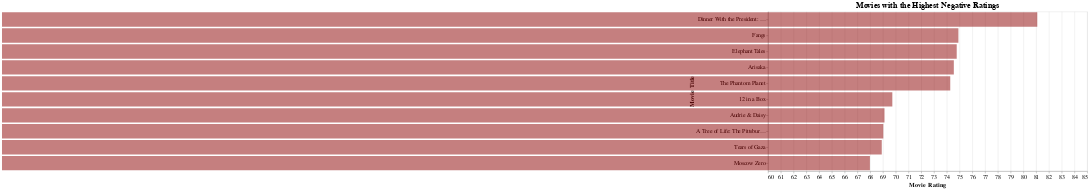

This figure's notebook cell:
### Code cell
chart_neg

### Figure 1 — Vega-Lite specification as saved in the notebook (floating-point values rounded to 4 significant figures)
{"config": {"view": {"continuousWidth": 400, "continuousHeight": 300}, "axis": {"labelFontSize": 14, "titleFontSize": 16}, "title": {"fontSize": 20}}, "data": {"name": "data-1890bc959e0f755317b60cbbaff79bbb"}, "mark": {"type": "bar", "color": "#8B0000", "opacity": 0.5}, "encoding": {"tooltip": [{"field": "title", "type": "nominal"}, {"field": "rating", "type": "quantitative"}], "x": {"field": "rating", "scale": {"domain": [60, 85]}, "title": "Movie Rating", "type": "quantitative"}, "y": {"field": "title", "sort": "-x", "title": "Movie Title", "type": "nominal"}}, "height": 400, "title": "Movies with the Highest Negative Ratings", "width": 800, "$schema": "https://vega.github.io/schema/vega-lite/v4.17.0.json", "datasets": {"data-1890bc959e0f755317b60cbbaff79bbb": [{"title": "Dinner With the President: A Nation's Journey", "average_positive_score": 0.001345, "average_negative_score": 0.9987, "num_reviews": 12, "normalized_positive_score": 0.01614, "normalized_negative_score": 11.98, "weighted_rating": 0.8108, "rating": 81.08}, {"title": "Fangs", "average_positive_score": 0.0001129, "average_negative_score": 0.9999, "num_reviews": 8, "normalized_positive_score": 0.0009032, "normalized_negative_score": 7.999, "weighted_rating": 0.7491, "rating": 74.91}, {"title": "Elephant Tales", "average_positive_score": 0.002093, "average_negative_score": 0.9979, "num_reviews": 8, "normalized_positive_score": 0.01674, "normalized_negative_score": 7.983, "weighted_rating": 0.7477, "rating": 74.77}, {"title": "Arisaka", "average_positive_score": 0.00549, "average_negative_score": 0.9945, "num_reviews": 8, "normalized_positive_score": 0.04392, "normalized_negative_score": 7.956, "weighted_rating": 0.7455, "rating": 74.55}, {"title": "The Phantom Planet", "average_positive_score": 0.009694, "average_negative_score": 0.9903, "num_reviews": 8, "normalized_positive_score": 0.07755, "normalized_negative_score": 7.922, "weighted_rating": 0.7427, "rating": 74.27}, {"title": "12 in a Box", "average_positive_score": 0.002758, "average_negative_score": 0.9972, "num_reviews": 6, "normalized_positive_score": 0.01655, "normalized_negative_score": 5.983, "weighted_rating": 0.6973, "rating": 69.73}, {"title": "Audrie & Daisy", "average_positive_score": 0.1979, "average_negative_score": 0.8021, "num_reviews": 16, "normalized_positive_score": 3.166, "normalized_negative_score": 12.83, "weighted_rating": 0.6912, "rating": 69.12}, {"title": "A Tree of Life: The Pittsburgh Synagogue Shooting", "average_positive_score": 0.1129, "average_negative_score": 0.8871, "num_reviews": 9, "normalized_positive_score": 1.016, "normalized_negative_score": 7.984, "weighted_rating": 0.6903, "rating": 69.03}, {"title": "Tears of Gaza", "average_positive_score": 0.1638, "average_negative_score": 0.8362, "num_reviews": 12, "normalized_positive_score": 1.965, "normalized_negative_score": 10.03, "weighted_rating": 0.689, "rating": 68.9}, {"title": "Moscow Zero", "average_positive_score": 0.1041, "average_negative_score": 0.8959, "num_reviews": 8, "normalized_positive_score": 0.8325, "normalized_negative_score": 7.167, "weighted_rating": 0.6798, "rating": 67.98}]}}
